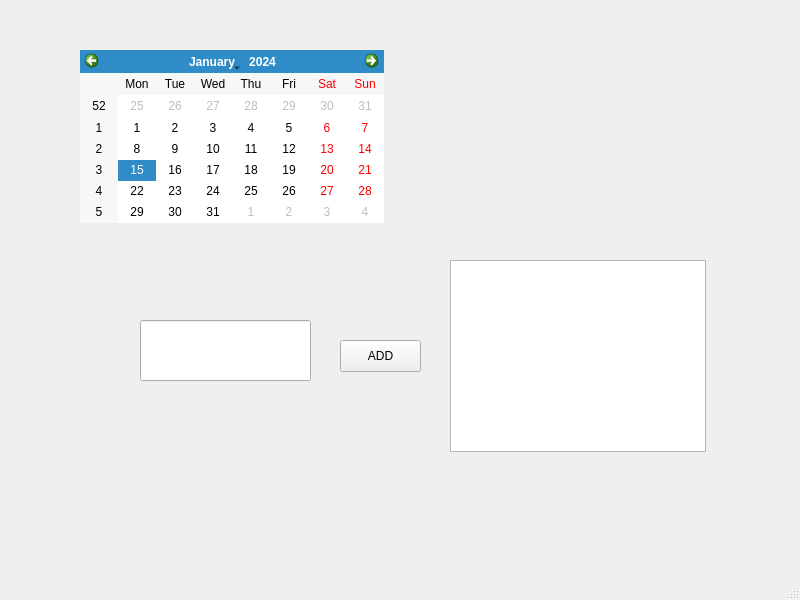
<?xml version="1.0" encoding="UTF-8"?>
<ui version="4.0">
 <class>MainWindow</class>
 <widget class="QMainWindow" name="MainWindow">
  <property name="geometry">
   <rect>
    <x>0</x>
    <y>0</y>
    <width>800</width>
    <height>600</height>
   </rect>
  </property>
  <property name="windowTitle">
   <string>MainWindow</string>
  </property>
  <widget class="QWidget" name="centralwidget">
   <widget class="QPushButton" name="pushButton">
    <property name="geometry">
     <rect>
      <x>340</x>
      <y>340</y>
      <width>81</width>
      <height>32</height>
     </rect>
    </property>
    <property name="text">
     <string>ADD</string>
    </property>
   </widget>
   <widget class="QCalendarWidget" name="calendarWidget">
    <property name="geometry">
     <rect>
      <x>80</x>
      <y>50</y>
      <width>304</width>
      <height>173</height>
     </rect>
    </property>
   </widget>
   <widget class="QListWidget" name="listWidget">
    <property name="geometry">
     <rect>
      <x>450</x>
      <y>260</y>
      <width>256</width>
      <height>192</height>
     </rect>
    </property>
   </widget>
   <widget class="QLabel" name="label">
    <property name="geometry">
     <rect>
      <x>470</x>
      <y>60</y>
      <width>231</width>
      <height>151</height>
     </rect>
    </property>
    <property name="text">
     <string/>
    </property>
    <property name="pixmap">
     <pixmap resource="../../Kalendarz Zadanie/calendar-zadanie/res.qrc">:/new/prefix1/img1.jpg</pixmap>
    </property>
    <property name="scaledContents">
     <bool>true</bool>
    </property>
   </widget>
   <widget class="QLineEdit" name="lineEdit">
    <property name="geometry">
     <rect>
      <x>140</x>
      <y>320</y>
      <width>171</width>
      <height>61</height>
     </rect>
    </property>
   </widget>
  </widget>
  <widget class="QMenuBar" name="menubar">
   <property name="geometry">
    <rect>
     <x>0</x>
     <y>0</y>
     <width>800</width>
     <height>21</height>
    </rect>
   </property>
  </widget>
  <widget class="QStatusBar" name="statusbar"/>
 </widget>
 <resources>
  <include location="../../Kalendarz Zadanie/calendar-zadanie/res.qrc"/>
 </resources>
 <connections/>
</ui>
